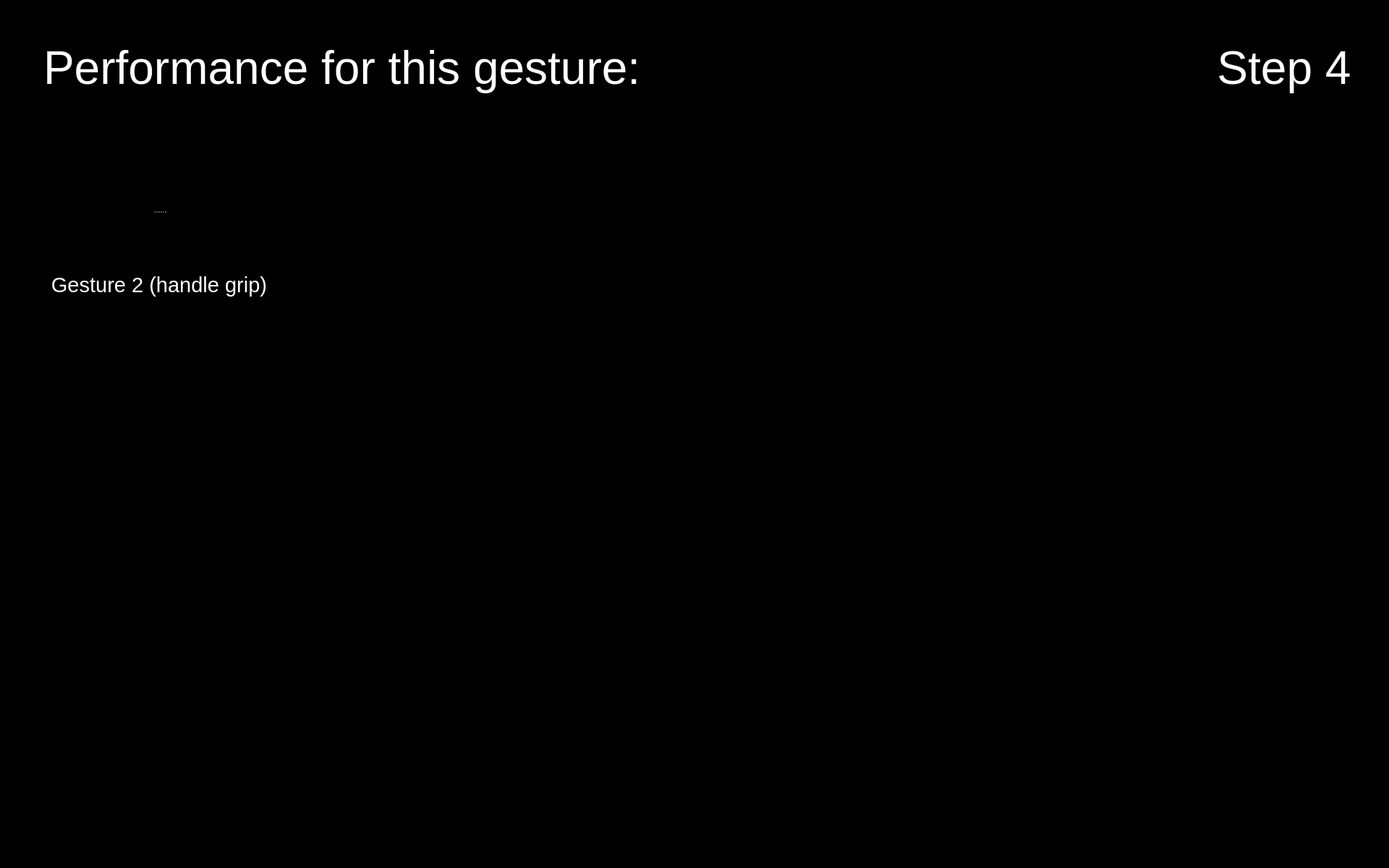
<?xml version="1.0" encoding="UTF-8"?>
<ui version="4.0">
 <class>Form</class>
 <widget class="QWidget" name="Form">
  <property name="geometry">
   <rect>
    <x>0</x>
    <y>0</y>
    <width>1920</width>
    <height>1200</height>
   </rect>
  </property>
  <property name="maximumSize">
   <size>
    <width>1920</width>
    <height>1200</height>
   </size>
  </property>
  <property name="windowTitle">
   <string>Form</string>
  </property>
  <property name="styleSheet">
   <string notr="true">background-color: rgb(0, 0, 0);</string>
  </property>
  <widget class="QPushButton" name="button_nav_left">
   <property name="enabled">
    <bool>true</bool>
   </property>
   <property name="geometry">
    <rect>
     <x>800</x>
     <y>560</y>
     <width>150</width>
     <height>150</height>
    </rect>
   </property>
   <property name="minimumSize">
    <size>
     <width>81</width>
     <height>81</height>
    </size>
   </property>
   <property name="maximumSize">
    <size>
     <width>150</width>
     <height>150</height>
    </size>
   </property>
   <property name="cursor">
    <cursorShape>OpenHandCursor</cursorShape>
   </property>
   <property name="focusPolicy">
    <enum>Qt::WheelFocus</enum>
   </property>
   <property name="contextMenuPolicy">
    <enum>Qt::DefaultContextMenu</enum>
   </property>
   <property name="layoutDirection">
    <enum>Qt::LeftToRight</enum>
   </property>
   <property name="autoFillBackground">
    <bool>false</bool>
   </property>
   <property name="styleSheet">
    <string notr="true"/>
   </property>
   <property name="icon">
    <iconset resource="resources/res.qrc">
     <normaloff>:/buttons/Button Left.svg</normaloff>:/buttons/Button Left.svg</iconset>
   </property>
   <property name="iconSize">
    <size>
     <width>144</width>
     <height>144</height>
    </size>
   </property>
   <property name="autoDefault">
    <bool>false</bool>
   </property>
   <property name="default">
    <bool>false</bool>
   </property>
   <property name="flat">
    <bool>true</bool>
   </property>
  </widget>
  <widget class="QPushButton" name="button_nav_right">
   <property name="enabled">
    <bool>true</bool>
   </property>
   <property name="geometry">
    <rect>
     <x>960</x>
     <y>560</y>
     <width>150</width>
     <height>150</height>
    </rect>
   </property>
   <property name="minimumSize">
    <size>
     <width>81</width>
     <height>81</height>
    </size>
   </property>
   <property name="maximumSize">
    <size>
     <width>150</width>
     <height>150</height>
    </size>
   </property>
   <property name="cursor">
    <cursorShape>OpenHandCursor</cursorShape>
   </property>
   <property name="focusPolicy">
    <enum>Qt::WheelFocus</enum>
   </property>
   <property name="contextMenuPolicy">
    <enum>Qt::DefaultContextMenu</enum>
   </property>
   <property name="layoutDirection">
    <enum>Qt::LeftToRight</enum>
   </property>
   <property name="autoFillBackground">
    <bool>false</bool>
   </property>
   <property name="styleSheet">
    <string notr="true"/>
   </property>
   <property name="icon">
    <iconset resource="resources/res.qrc">
     <normaloff>:/buttons/Button Right.svg</normaloff>:/buttons/Button Right.svg</iconset>
   </property>
   <property name="iconSize">
    <size>
     <width>144</width>
     <height>144</height>
    </size>
   </property>
   <property name="autoDefault">
    <bool>false</bool>
   </property>
   <property name="default">
    <bool>false</bool>
   </property>
   <property name="flat">
    <bool>true</bool>
   </property>
  </widget>
  <widget class="QLabel" name="label_text_step">
   <property name="geometry">
    <rect>
     <x>1650</x>
     <y>20</y>
     <width>250</width>
     <height>150</height>
    </rect>
   </property>
   <property name="font">
    <font>
     <family>Arial</family>
     <pointsize>48</pointsize>
     <weight>9</weight>
     <italic>false</italic>
     <bold>false</bold>
    </font>
   </property>
   <property name="styleSheet">
    <string notr="true">font: 75 48pt &quot;Arial&quot;;
color: rgb(255, 255, 255);</string>
   </property>
   <property name="text">
    <string>Step 4</string>
   </property>
   <property name="textFormat">
    <enum>Qt::RichText</enum>
   </property>
   <property name="alignment">
    <set>Qt::AlignCenter</set>
   </property>
   <property name="wordWrap">
    <bool>true</bool>
   </property>
  </widget>
  <widget class="QPushButton" name="button_exit">
   <property name="enabled">
    <bool>true</bool>
   </property>
   <property name="geometry">
    <rect>
     <x>1760</x>
     <y>1040</y>
     <width>150</width>
     <height>150</height>
    </rect>
   </property>
   <property name="minimumSize">
    <size>
     <width>81</width>
     <height>81</height>
    </size>
   </property>
   <property name="maximumSize">
    <size>
     <width>150</width>
     <height>150</height>
    </size>
   </property>
   <property name="cursor">
    <cursorShape>OpenHandCursor</cursorShape>
   </property>
   <property name="focusPolicy">
    <enum>Qt::WheelFocus</enum>
   </property>
   <property name="contextMenuPolicy">
    <enum>Qt::DefaultContextMenu</enum>
   </property>
   <property name="icon">
    <iconset resource="resources/res.qrc">
     <normaloff>:/buttons/Button Exit.svg</normaloff>:/buttons/Button Exit.svg</iconset>
   </property>
   <property name="iconSize">
    <size>
     <width>144</width>
     <height>144</height>
    </size>
   </property>
   <property name="autoDefault">
    <bool>false</bool>
   </property>
   <property name="default">
    <bool>false</bool>
   </property>
   <property name="flat">
    <bool>true</bool>
   </property>
  </widget>
  <widget class="QLabel" name="label_plot_1">
   <property name="geometry">
    <rect>
     <x>490</x>
     <y>180</y>
     <width>850</width>
     <height>340</height>
    </rect>
   </property>
   <property name="maximumSize">
    <size>
     <width>1200</width>
     <height>480</height>
    </size>
   </property>
   <property name="font">
    <font>
     <pointsize>48</pointsize>
    </font>
   </property>
   <property name="styleSheet">
    <string notr="true">color: rgb(255, 255, 255);</string>
   </property>
   <property name="text">
    <string/>
   </property>
   <property name="scaledContents">
    <bool>true</bool>
   </property>
  </widget>
  <widget class="QLabel" name="icon_newbie_1">
   <property name="enabled">
    <bool>true</bool>
   </property>
   <property name="geometry">
    <rect>
     <x>490</x>
     <y>380</y>
     <width>100</width>
     <height>100</height>
    </rect>
   </property>
   <property name="sizePolicy">
    <sizepolicy hsizetype="Preferred" vsizetype="Preferred">
     <horstretch>0</horstretch>
     <verstretch>0</verstretch>
    </sizepolicy>
   </property>
   <property name="maximumSize">
    <size>
     <width>100</width>
     <height>100</height>
    </size>
   </property>
   <property name="text">
    <string/>
   </property>
   <property name="pixmap">
    <pixmap resource="resources/res.qrc">:/img/Icon User.png</pixmap>
   </property>
   <property name="scaledContents">
    <bool>true</bool>
   </property>
  </widget>
  <widget class="QLabel" name="image_step">
   <property name="geometry">
    <rect>
     <x>1650</x>
     <y>170</y>
     <width>250</width>
     <height>250</height>
    </rect>
   </property>
   <property name="font">
    <font>
     <pointsize>48</pointsize>
    </font>
   </property>
   <property name="styleSheet">
    <string notr="true">color: rgb(255, 255, 255);</string>
   </property>
   <property name="text">
    <string/>
   </property>
   <property name="pixmap">
    <pixmap resource="resources/res.qrc">:/detected steps/Detected Step4 Button.png</pixmap>
   </property>
   <property name="alignment">
    <set>Qt::AlignCenter</set>
   </property>
   <property name="wordWrap">
    <bool>true</bool>
   </property>
  </widget>
  <widget class="QLabel" name="icon_expert_1">
   <property name="enabled">
    <bool>true</bool>
   </property>
   <property name="geometry">
    <rect>
     <x>490</x>
     <y>220</y>
     <width>100</width>
     <height>100</height>
    </rect>
   </property>
   <property name="sizePolicy">
    <sizepolicy hsizetype="Preferred" vsizetype="Preferred">
     <horstretch>0</horstretch>
     <verstretch>0</verstretch>
    </sizepolicy>
   </property>
   <property name="maximumSize">
    <size>
     <width>100</width>
     <height>100</height>
    </size>
   </property>
   <property name="text">
    <string/>
   </property>
   <property name="pixmap">
    <pixmap resource="resources/res.qrc">:/img/Icon Expert.png</pixmap>
   </property>
   <property name="scaledContents">
    <bool>true</bool>
   </property>
  </widget>
  <widget class="QLabel" name="icon_reaction_1">
   <property name="enabled">
    <bool>true</bool>
   </property>
   <property name="geometry">
    <rect>
     <x>1400</x>
     <y>250</y>
     <width>200</width>
     <height>200</height>
    </rect>
   </property>
   <property name="sizePolicy">
    <sizepolicy hsizetype="Preferred" vsizetype="Preferred">
     <horstretch>0</horstretch>
     <verstretch>0</verstretch>
    </sizepolicy>
   </property>
   <property name="maximumSize">
    <size>
     <width>200</width>
     <height>200</height>
    </size>
   </property>
   <property name="text">
    <string/>
   </property>
   <property name="scaledContents">
    <bool>true</bool>
   </property>
  </widget>
  <widget class="QSplitter" name="splitter_5">
   <property name="geometry">
    <rect>
     <x>60</x>
     <y>210</y>
     <width>320</width>
     <height>282</height>
    </rect>
   </property>
   <property name="orientation">
    <enum>Qt::Vertical</enum>
   </property>
   <widget class="QLabel" name="image_required_4">
    <property name="maximumSize">
     <size>
      <width>320</width>
      <height>240</height>
     </size>
    </property>
    <property name="text">
     <string/>
    </property>
    <property name="pixmap">
     <pixmap resource="resources/res.qrc">:/img/right_step3_gesture2_1.png</pixmap>
    </property>
    <property name="scaledContents">
     <bool>true</bool>
    </property>
   </widget>
   <widget class="QLabel" name="text_required_4">
    <property name="font">
     <font>
      <family>Arial</family>
      <pointsize>22</pointsize>
      <weight>9</weight>
      <italic>false</italic>
      <bold>false</bold>
     </font>
    </property>
    <property name="styleSheet">
     <string notr="true">font: 75 22pt &quot;Arial&quot;;
color: rgb(255, 255, 255);</string>
    </property>
    <property name="text">
     <string>Gesture 2 (handle grip)</string>
    </property>
    <property name="textFormat">
     <enum>Qt::PlainText</enum>
    </property>
    <property name="alignment">
     <set>Qt::AlignCenter</set>
    </property>
    <property name="wordWrap">
     <bool>true</bool>
    </property>
   </widget>
  </widget>
  <widget class="QLabel" name="label_trouble">
   <property name="geometry">
    <rect>
     <x>60</x>
     <y>20</y>
     <width>1280</width>
     <height>150</height>
    </rect>
   </property>
   <property name="font">
    <font>
     <family>Arial</family>
     <pointsize>48</pointsize>
     <weight>9</weight>
     <italic>false</italic>
     <bold>false</bold>
    </font>
   </property>
   <property name="styleSheet">
    <string notr="true">font: 75 48pt &quot;Arial&quot;;
color: rgb(255, 255, 255);</string>
   </property>
   <property name="text">
    <string>Performance for this gesture:</string>
   </property>
   <property name="textFormat">
    <enum>Qt::RichText</enum>
   </property>
   <property name="alignment">
    <set>Qt::AlignLeading|Qt::AlignLeft|Qt::AlignVCenter</set>
   </property>
   <property name="wordWrap">
    <bool>true</bool>
   </property>
  </widget>
 </widget>
 <resources>
  <include location="resources/res.qrc"/>
 </resources>
 <connections/>
</ui>
